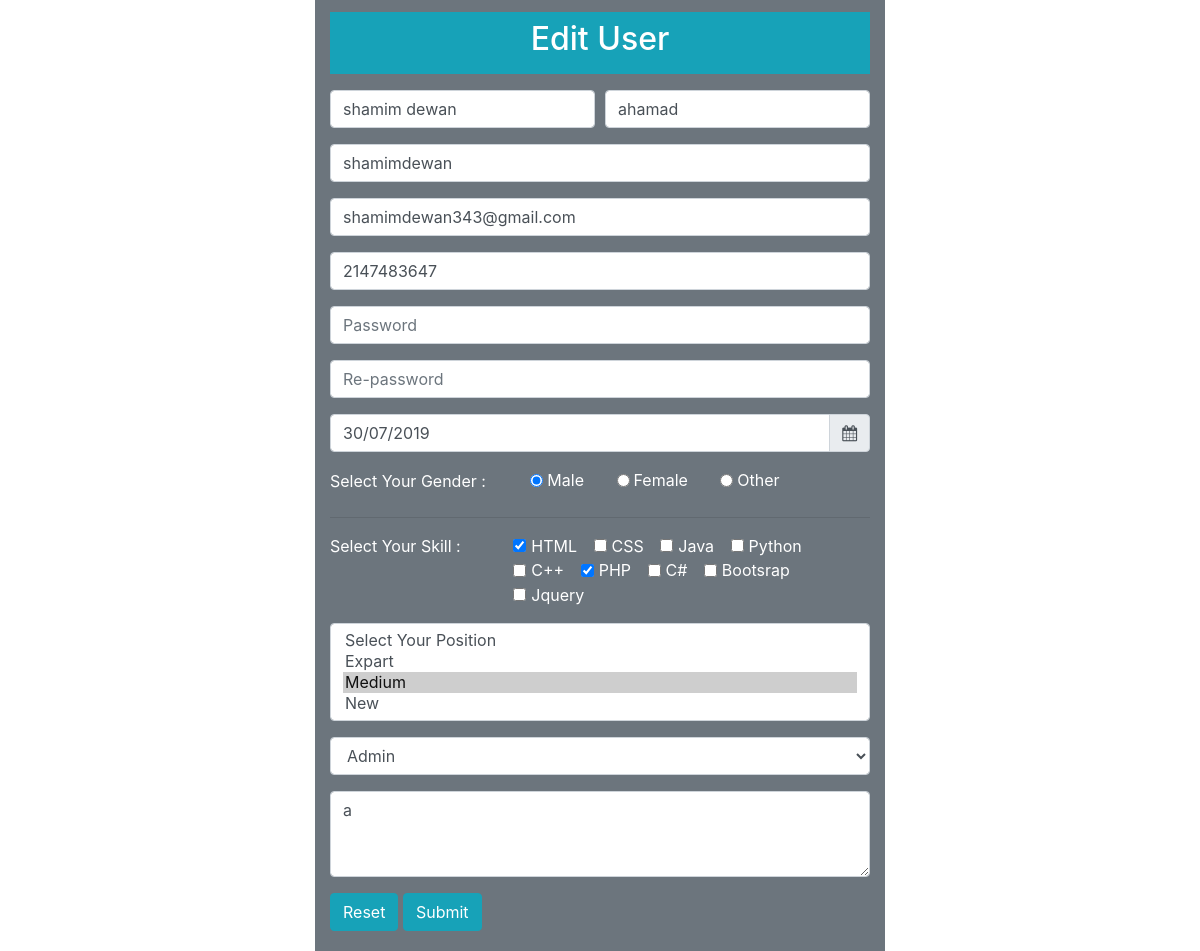
The app's page /edit_user.php?id=1 (signed in) with its own data.
### tables this page shows
CREATE TABLE `users` (
  `id` int(11) NOT NULL,
  `fname` varchar(100) NOT NULL,
  `lname` varchar(100) NOT NULL,
  `uname` varchar(100) NOT NULL,
  `email` varchar(100) NOT NULL,
  `phone` int(100) DEFAULT NULL,
  `password` varchar(100) NOT NULL,
  `dob` varchar(100) NOT NULL,
  `gender` varchar(100) NOT NULL,
  `skill` varchar(100) NOT NULL,
  `position` varchar(100) NOT NULL,
  `role` varchar(100) NOT NULL,
  `about` text NOT NULL,
  `register_date` timestamp NOT NULL DEFAULT CURRENT_TIMESTAMP
);

### edit_user.php (the view, shortened to what this page needs)
<?php
require 'db.php';
$id = $_GET['id'];
	$select = "SELECT * FROM users WHERE id=$id";
	$select_result = mysqli_query($db, $select);
	$catch_user = mysqli_fetch_assoc($select_result);
 ?>
<!DOCTYPE html>
<html lang="en" prefix="og: http://ogp.me/ns#">
	<html>
		<head>
			<link rel="stylesheet" href="./asset/plugin/bootstrap/css/bootstrap.min.css">
			<link rel="stylesheet" href="./asset/css/bootstrap-iso.css">
			<link rel="stylesheet" href="./asset/css/font-awesome.min.css">
			<link rel="stylesheet" href="./asset/css/style.css">
		</head>
		<body>
			<section>
				<div class="container">
					<div class="row">
						<div class="col-lg-6 m-auto bg-secondary py-1">
							<div class="text-center text-white py-2 my-2 bg-info">
								<h2>Edit User</h2>
							</div>
							<form action="update_user.php" method="post">
								<div class="form-group">
									<div class="form-row">
										<div class="col">
											<input type="text" class="form-control " name="fname" placeholder="First name" value="<?php echo $catch_user['fname'] ?>">
										</div>
										<div class="col">
											<input type="text" class="form-control" name="lname" placeholder="Last name" value="<?php echo $catch_user['lname'] ?>">
										</div>
									</div>
								</div>
								<div class="form-group">
									<input type="text" name="uname" placeholder="User Name" class="form-control" value="<?php echo $catch_user['uname'] ?>">
								</div>
								<div class="form-group">
									<input type="text" name="email" placeholder="Email" class="form-control" value="<?php echo $catch_user['email'] ?>">
								</div>
								<div class="form-group">
									<input type="text" name="phone"  onkeypress="return event.charCode >= 48 && event.charCode <= 57" maxlength="14" minlength="11" placeholder="01XXXXXXXXX" class="form-control" value="<?php echo $catch_user['phone'] ?>">
								</div>
								<div class="form-group">
									<input type="password" name="pass" placeholder="Password" class="form-control" value="<?php echo $catch_user['pass'] ?>">
								</div>
								<div class="form-group">
									<input type="password" name="repass" placeholder="Re-password" class="form-control" value="<?php echo $catch_user['repass'] ?>">
								</div>
								<div class="input-group">
									<input type="text" class="form-control" name="date"  placeholder="dd/mm/yyyy" value="<?php echo $catch_user['dob'] ?>">
									<div class="input-group-append">
										<span class="input-group-text"><i class="fa fa-calendar"></i></span>
									</div>
								</div>
								<div class="form-group text-white mt-3">
									<label for="" class="mr-4 text-white">Select Your Gender : </label>
									<div class="form-check form-check-inline">
										<input <?=($catch_user['gender']=='Male')?'checked':''; ?> class="form-check-input ml-3 mr-1" type="radio" id="inlineRadio1" value="Male"  name="gender">
										<label class="form-check-label" for="inlineRadio1">Male</label>
									</div>
									<div class="form-check form-check-inline">
										<input <?=($catch_user['gender']=='Female')?'checked':''; ?> class="form-check-input ml-3 mr-1" type="radio" id="inlineRadio2" value="Female" name="gender">
										<label class="form-check-label" for="inlineRadio2">Female</label>
									</div>
									<div class="form-check form-check-inline">
										<input <?=($catch_user['gender']=='Other')?'checked':''; ?> class="form-check-input ml-3 mr-1" type="radio" id="inlineRadio3" value="Other" name="gender">
										<label class="form-check-label" for="inlineRadio3">Other</label>
									</div>
								</div>
								<hr>
								<div class="form-group text-white mt-3">
									<div class="form-row">
										<div class="col-4">
											<label for="" class="mr-4 text-white">Select Your Skill : </label>
										</div>
										<div class="col">
											<div class="form-check form-check-inline">
												<input <?php if (preg_match("/HTML/", $catch_user['skill'])) { echo "checked";} else {echo "";} ?> class="form-check-input" value="HTML" name='check[]' type="checkbox" id="inlineCheckbox1">
												<label class="form-check-label" for="inlineCheckbox1">HTML</label>
											</div>
											<div class="form-check form-check-inline">
												<input <?php if (preg_match("/CSS/", $catch_user['skill'])) { echo "checked";} else {echo "";} ?> class="form-check-input" value="CSS" name='check[]' type="checkbox" id="inlineCheckbox2">
												<label class="form-check-label" for="inlineCheckbox2">CSS</label>
											</div>
											<div class="form-check form-check-inline">
												<input <?php if (preg_match("/Java/", $catch_user['skill'])) { echo "checked";} else {echo "";} ?> class="form-check-input" value="Java" name='check[]' type="checkbox" id="inlineCheckbox3">
												<label class="form-check-label" for="inlineCheckbox3">Java</label>
											</div>
											<div class="form-check form-check-inline">
												<input <?php if (preg_match("/Python/", $catch_user['skill'])) { echo "checked";} else {echo "";} ?> class="form-check-input" value="Python" name='check[]' type="checkbox" id="inlineCheckbox4">
												<label class="form-check-label" for="inlineCheckbox4">Python</label>
											</div>
											<div class="form-check form-check-inline">
												<input <?php if (preg_match("/C++/", $catch_user['skill'])) { echo "checked";} else {echo "";} ?> class="form-check-input" value="C++" name='check[]' type="checkbox" id="inlineCheckbox5">
												<label class="form-check-label" for="inlineCheckbox5">C++</label>
											</div>
											<div class="form-check form-check-inline">
												<input <?php if (preg_match("/PHP/", $catch_user['skill'])) { echo "checked";} else {echo "";} ?> class="form-check-input" value="PHP" name='check[]' type="checkbox" id="inlineCheckbox6">
												<label class="form-check-label" for="inlineCheckbox6">PHP</label>
											</div>
											<div class="form-check form-check-inline">
												<input <?php if (preg_match("/C#/", $catch_user['skill'])) { echo "checked";} else {echo "";} ?> class="form-check-input" value="C#" name='check[]' type="checkbox" id="inlineCheckbox7">
												<label class="form-check-label" for="inlineCheckbox7">C#</label>
											</div>
											<div class="form-check form-check-inline">
												<input <?php if (preg_match("/Bootsrap/", $catch_user['skill'])) { echo "checked";} else {echo "";} ?> class="form-check-input" value="Bootsrap" name='check[]' type="checkbox" id="inlineCheckbox8">
												<label class="form-check-label" for="inlineCheckbox8">Bootsrap</label>
											</div>
											<div class="form-check form-check-inline">
												<input <?php if (preg_match("/Jquery/", $catch_user['skill'])) { echo "checked";} else {echo "";} ?> class="form-check-input" value="Jquery" name='check[]' type="checkbox" id="inlineCheckbox9">
												<label class="form-check-label" for="inlineCheckbox9">Jquery</label>
											</div>
										</div>
									</div>
								</div>
								<div class="form-group">
									<select name="select[]" class="form-control" multiple="multiple">
										<option value="">Select Your Position</option>
										<option  <?php if (preg_match("/Expart/", $catch_user['position'])) { echo "selected";} else {echo "";} ?> value="Expart">Expart</option>
										<option  <?php if (preg_match("/Medium/", $catch_user['position'])) { echo "selected";} else {echo "";} ?> value="Medium">Medium</option>
										<option  <?php if (preg_match("/New/", $catch_user['position'])) { echo "selected";} else {echo "";} ?> value="New">New</option>
									</select>
								</div>
								<div class="form-group">
									<select name="role" class="form-control">
										<option value="1" <?=($catch_user['role']==1)?'selected' : '' ?> >Admin</option>
									</select>
								</div>
								<div class="form-group">
									<textarea  name="textarea" rows="3" class="form-control" placeholder="Write Something About Yourself"><?php echo $catch_user['about'] ?></textarea>
								</div>
								<div class="form-group">
									<input type="reset" value="Reset" name="btn" class="btn btn-info">
									<input type="submit" id="btn" value="Submit" name="btn" class="btn btn-info">
								</div>
							</form>
						</div>
					</div>
				</div>
			</section>
			<link rel="stylesheet" href="./asset/css/bootstrap-datepicker3.css">
		</body>
	</html>

### asset/css/style.css (style rules this page uses)
* { margin: 0; padding: 0; font-family: 'Open Sans', sans-serif; font-size: 14px; color: #222222; box-sizing: border-box; }
html { overflow-x: hidden; }

### records on screen
users: fname "shamim dewan", lname "ahamad", uname "shamimdewan", email "shamimdewan343@gmail.com", phone "2147483647", date "30/07/2019", gender "☑ Male", gender "☐ Female", gender "☐ Other", skill "☑", position "Select Your Position / Expart / Medium ☑ / New", role "Admin", textarea "a"
